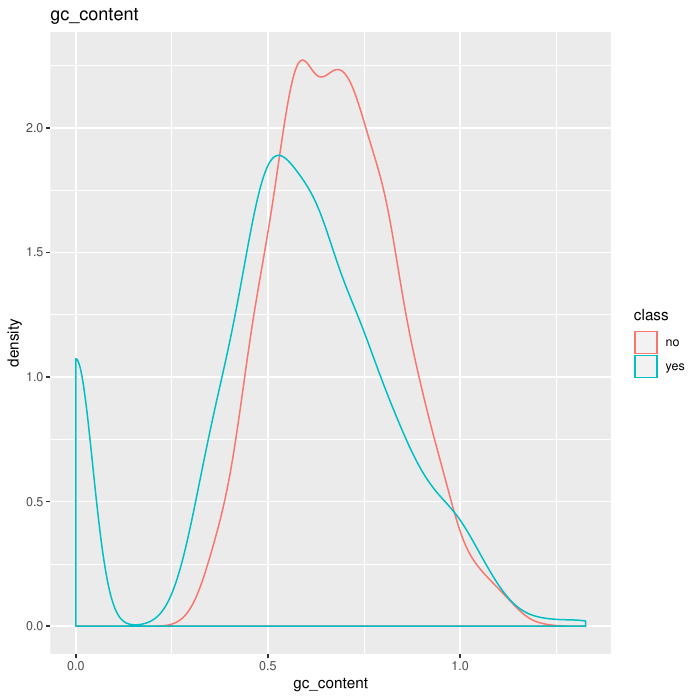

The R source for this figure:
library(ggplot2)
library(foreign)

df <- read.arff("2018-2-11-1-20-56.arff")

feature_names <- names(df)

pdf("plot_density.pdf")

for (name in feature_names) {
  plot <-ggplot(df, aes_string(x=name, color="class"))+geom_density()+ggtitle(name)
  print(plot)
}

dev.off()